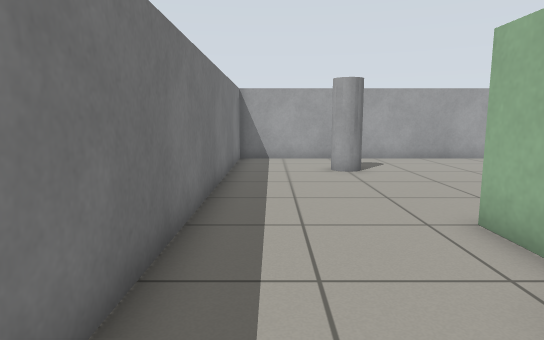
[1] (above)

21 first-person views from a walk through a Gazebo world. The camera is 0.83 m above the floor, tilts 8° down and sees 75° across. The floor is counted in squares, 0.5 m on a side. Each view is taken from the middle of a square. On the plan, view 1 faces up. The plan holds only what a view shows up to about 17 squares ahead; the rest is blank.

[2]
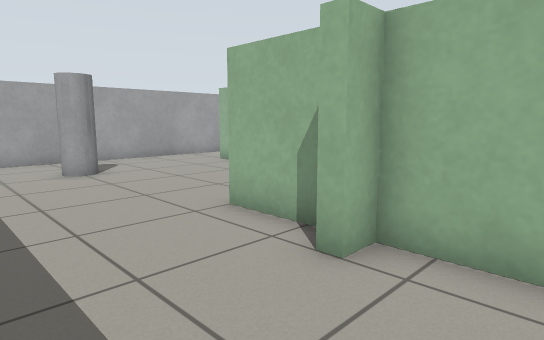

[3]
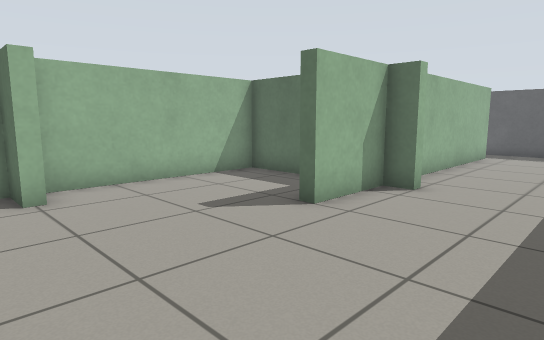

[4]
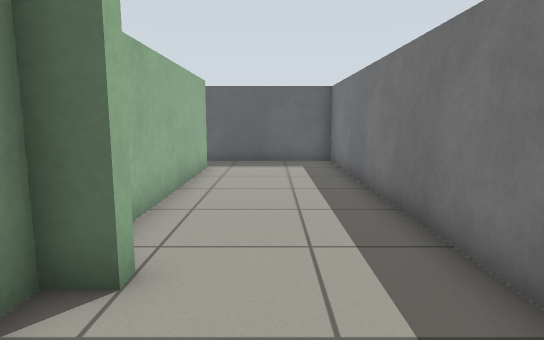

[5]
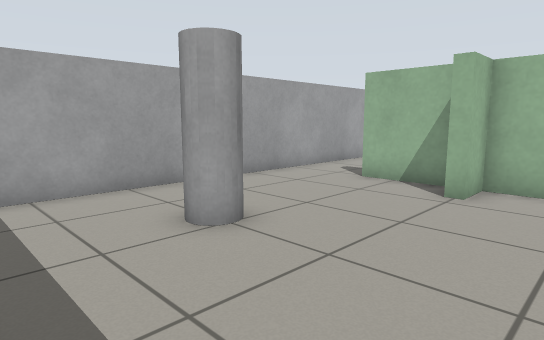

[6]
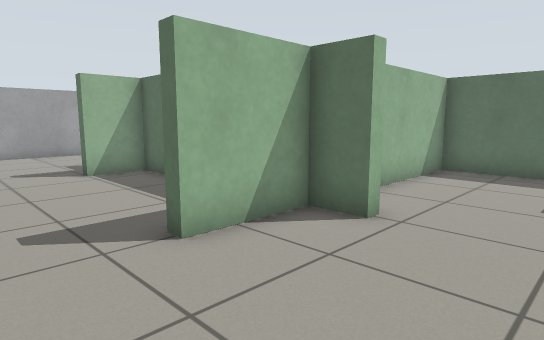

[7]
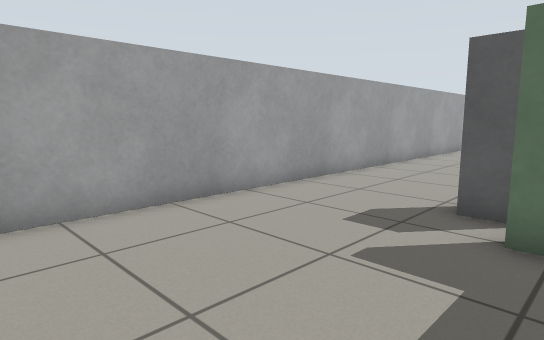

[8]
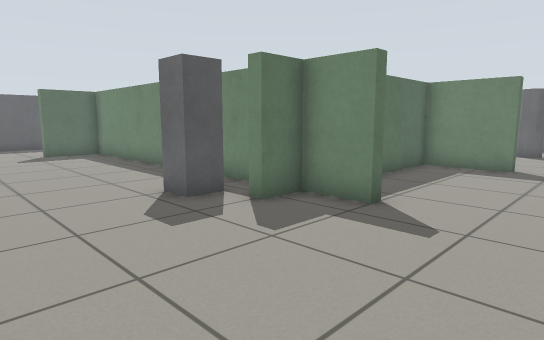

[9]
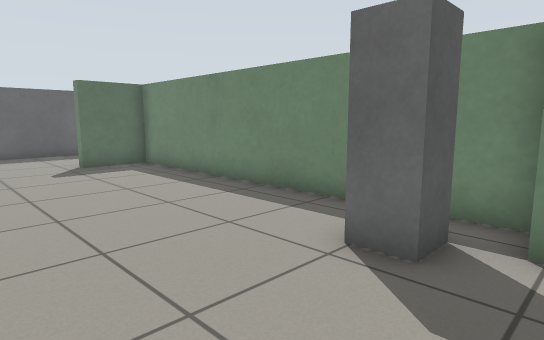

[10]
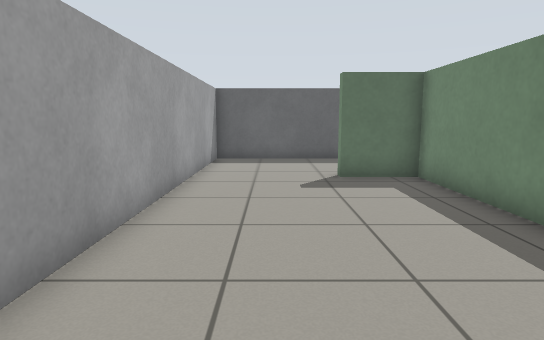

[11]
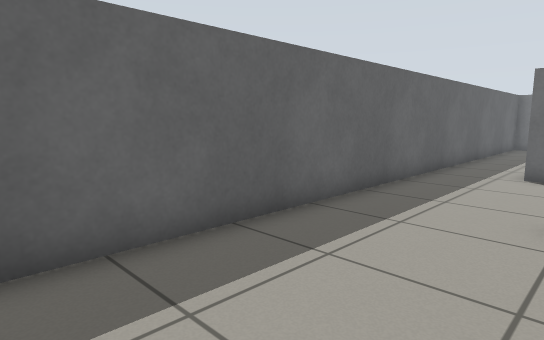

[12]
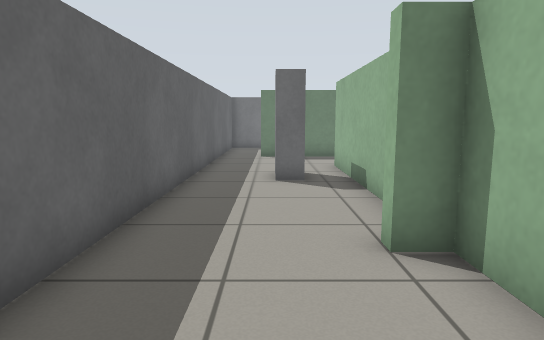

[13]
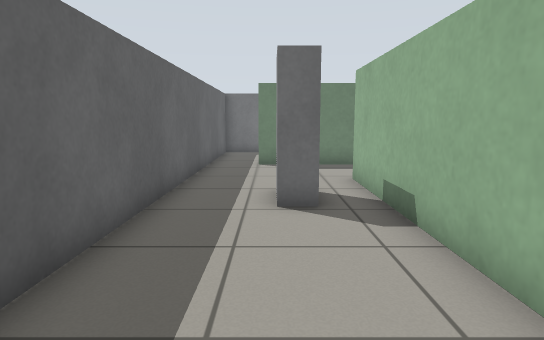

[14]
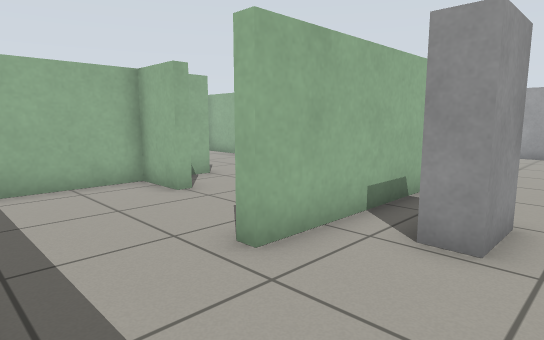

[15]
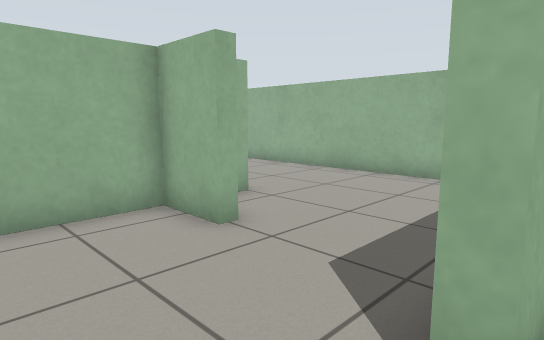

[16]
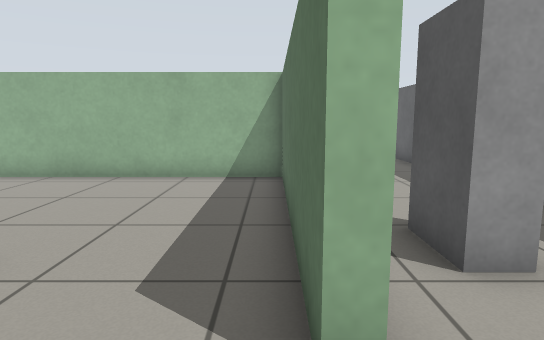

[17]
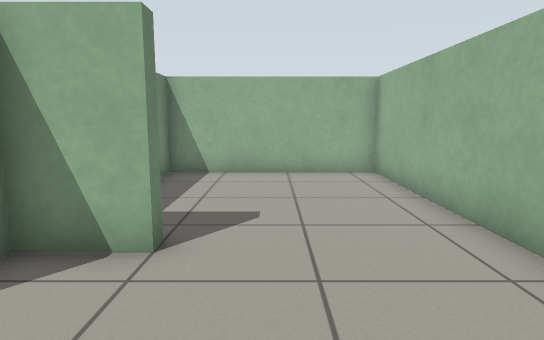

[18]
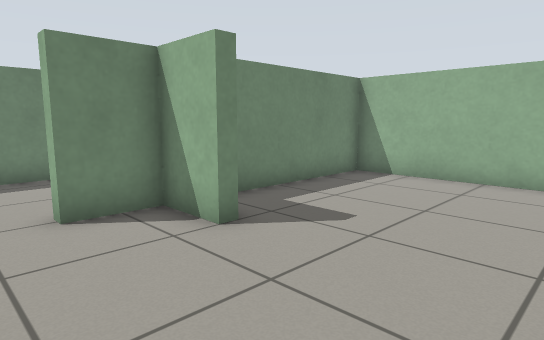

[19]
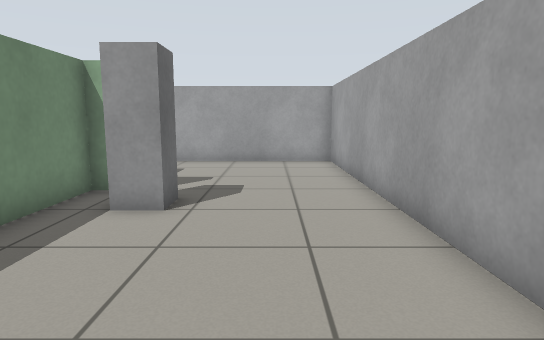

[20]
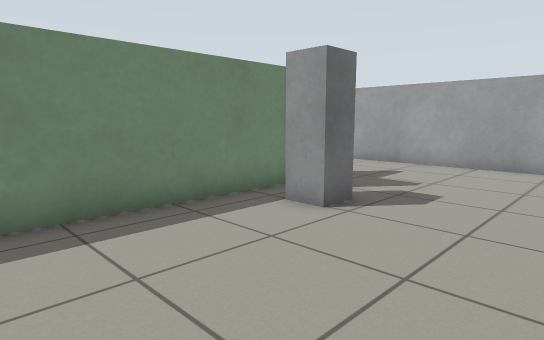

[21]
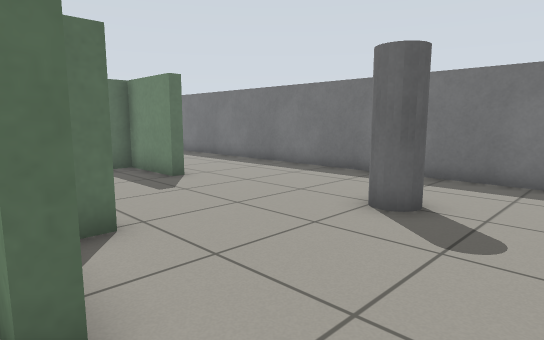

### Floor plan
Points are (right, up) in squares from view 1. A wall is a line through its corners. A room is listed if a view was taken in it or the views show most of it. See-through windows are left out.
Room 1 (views 1, 2, 3, 4, 5, 6)
walls: (3.3, -6.5) (3.3, 2.3) (2.5, 2.3) (2.5, 2.7) (3.3, 2.7) (3.3, 5.5) (3.7, 5.5) (3.7, 2.7) (8.3, 2.7) (8.3, 9.3) (7, 9.3) (7, 9.7) (8.3, 9.7) (8.3, 12.5); (8.5, 15.4) (-1.4, 15.4) (-1.4, -8.4) (3.6, -8.4)
ways out: opening at (4, -7.5) to room 2; opening at (9, 14) to room 2
objects: grey cylinder (2, 12) to (3, 12)
Room 2 (views 7, 8, 9, 10, 11, 12, 13, 14, 15, 16, 19, 20, 21)
walls: (15.7, 9.3) (15.7, -3.3) (18, -3.3) (18, -3.8); (17.2, -3.7) (15.7, -3.7) (15.7, -4.5) (15.2, -4.5); (14.2, -3.7) (7, -3.7) (7, -3.3); (13.9, 9.7) (15.3, 9.7) (15.3, 11.5) (15.7, 11.5) (15.7, 9.7) (17, 9.7) (17, 9.2); (8.3, 12.5) (8.7, 12.5) (8.7, 9.7) (11.9, 9.7); (3.7, -2.9) (3.7, -6.5); (3.6, -8.4) (22.4, -8.4) (22.4, 15.4) (8.5, 15.4)
ways out: opening at (4, -7.5) to room 1; opening at (9, 14) to room 1; opening at (5.5, -3) to room 4
objects: grey box (9, -6) to (10, -5); grey box (17, 8) to (18, 8)
Room 3 (views 17, 18)
walls: (10.5, 2.8) (10.5, 2.3) (8.7, 2.3) (8.7, 0.5); (15.3, -3.4) (15.3, 9.3) (8.7, 9.3) (8.7, 4.1); (8.5, -3.3) (14.8, -3.3)
ways out: opening at (9, -1) to room 4
Room 4 (no view inside)
walls: (8.7, 0.5) (8.3, 0.5) (8.3, 2.3) (5.1, 2.3); (3.7, 1.6) (3.7, 0.4); (7, -3.3) (8.5, -3.3)
ways out: opening at (5.5, -3) to room 2; opening at (9, -1) to room 3

Where each view was taken, in squares from view 1:
view 1: 0 up, 0 right, facing up
view 2: 0 up, 1 left, facing up-right
view 3: 11 up, 1 left, facing down-right
view 4: 6 up, 1 right, facing down
view 5: 7 up, 1 left, facing up-right
view 6: 15 up, 4 right, facing down-right
view 7: 15 up, 16 right, facing down-right
view 8: 15 up, 22 right, facing down-left
view 9: 10 up, 22 right, facing down-left
view 10: 7 up, 20 right, facing down
view 11: 4 down, 22 right, facing down-left
view 12: 6 down, 20 right, facing left
view 13: 6 down, 17 right, facing left
view 14: 7 down, 4 right, facing up-right
view 15: 4 down, 5 right, facing up-right
view 16: 3 down, 5 right, facing right
view 17: 2 down, 12 right, facing up
view 18: 1 down, 15 right, facing up-left
view 19: 1 up, 20 right, facing up
view 20: 2 up, 22 right, facing up-left
view 21: 15 up, 9 right, facing down-left
